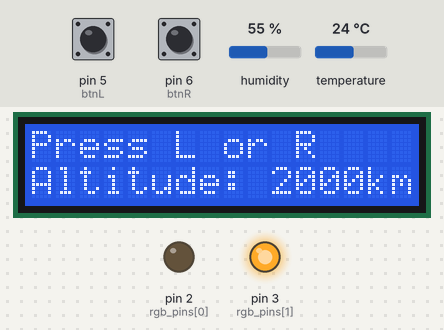
Simulated run of this sketch. Board: Arduino Uno, built with avr-gcc and run on an emulated ATmega328P. Shown: 16×2 character LCD, output pins drawn as LEDs (lit = HIGH). The inputs (shaded band) are chosen by the test bench; at power-on: pin 5 (btnL) LOW, pin 6 (btnR) LOW, humidity 55 %, temperature 24 °C.

Above: at 1.2 s.
1.3 s: pin 5 (btnL) pulled HIGH for 3.2 s
At 4.7 s:
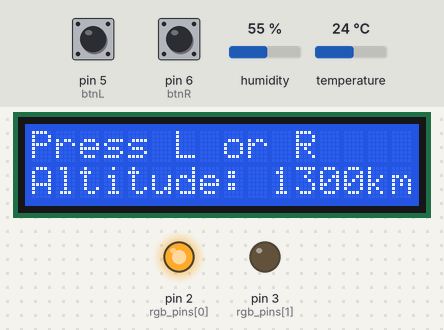
6.0 s: pin 5 (btnL) pulled HIGH for 0.15 s
At 6.6 s:
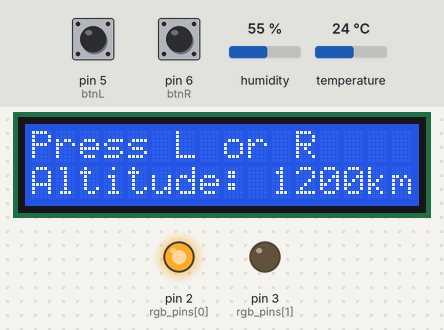
7.6 s: pin 6 (btnR) pulled HIGH for 3.2 s
At 11.8 s:
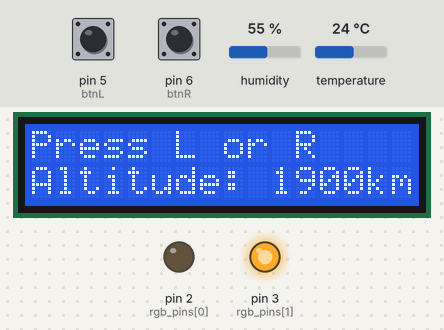
12.3 s: pin 6 (btnR) pulled HIGH for 3.2 s
At 16.6 s:
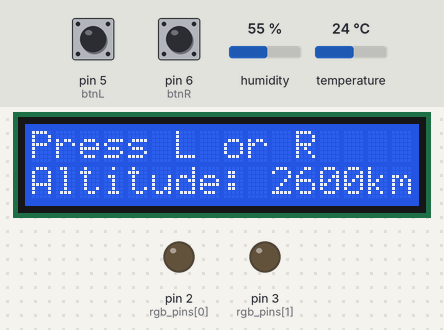
17.0 s: pin 5 (btnL) pulled HIGH for 1 s
At 18.9 s:
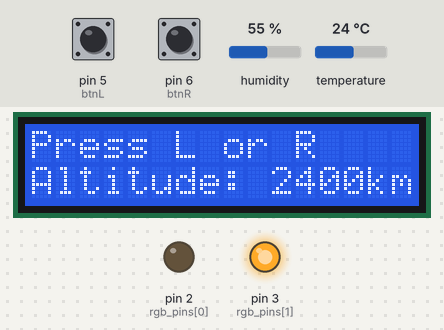
19.5 s: pin 5 (btnL) driven HIGH and pin 6 (btnR) driven HIGH
At 19.9 s:
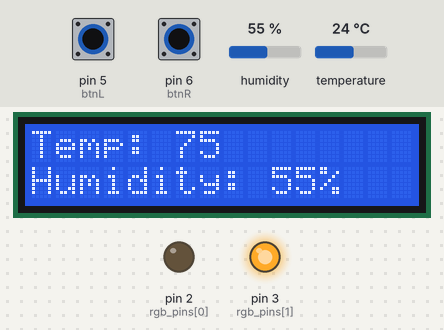
Timing chart, 0 to 22.5 s (numbered marks = the images above; inputs shaded):
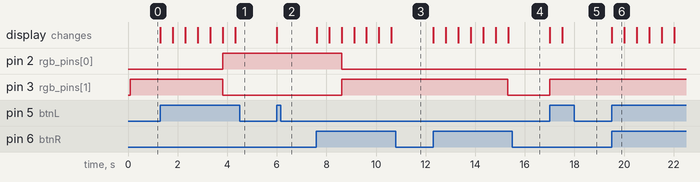

The sketch:

satelliteCodeV2.ino
```cpp
#include <LiquidCrystal.h>
#include<DHT.h>

#define DHTTYPE DHT11   // DHT 11 type
#define DELAY 1000 // time delay for data taking
#define BTN_DELAY 500

enum states {
  MOVE = 0,
  RECEIVE
};

uint8_t currentState = MOVE; // initial state

const int DHT_pin = 7; // DHT pin
DHT dht(DHT_pin, DHTTYPE); // DHT sensor declaration

// rgb pins             R  G  B
const int rgb_pins[] = {2, 3, 4};

// initialize the library by associating any needed LCD interface pin
// with the arduino pin number it is connected to
const int rs = 8, en = 9, d4 = 10, d5 = 11, d6 = 12, d7 = 13;
LiquidCrystal lcd(rs, en, d4, d5, d6, d7);
bool clearFlag = false; // flag to clear screen

// button pins
const int btnL = 5;
const int btnR = 6;
long pastBtn = 0;


long pastTime = 0;

int altitude = 2000; // altitude of satellite
int received = 0; // check if we're done receiving data

void setup() {
  lcd.begin(16, 2); // set up LCD number of columns and rows
  Serial.begin(9600); // baud rate

  pinMode(btnL, INPUT);
  pinMode(btnR, INPUT);

  dht.begin(); // start DHT module

  for (int i = 0; i < 2; i++) { // set rbg as outputs
    pinMode(rgb_pins[i], OUTPUT);
  }
}

void loop() {
  float t = dht.readTemperature(true); // read temperature

  int lread = digitalRead(btnL);
  int rread = digitalRead(btnR);

  if (lread && rread && (millis() - pastBtn > BTN_DELAY)) {
    lcd.clear();
    pastBtn = millis();
    currentState ^= 1;
  };

  switch(currentState) {
    case MOVE:
      moveSat(lread, rread);
      break;

    case RECEIVE:
      receiveData();
      break;
  }

}

void moveSat(int lread, int rread) {

  if (rread && (millis() - pastBtn > BTN_DELAY) && altitude < 4000){
    pastBtn = millis();
    altitude += 100;
  }

  if (lread && (millis() - pastBtn > BTN_DELAY) && altitude > 1000){
    pastBtn = millis();
    altitude -= 100;
  }

  if (altitude < 1500) {
    rgb_color(255, 0, 0);
  }
  else if (altitude > 2500) {
    rgb_color(0, 0, 255);
  }
  else {
    rgb_color(0, 255, 0);
  }

  // update LCd screen
  lcd.print("Press L or R");
  lcd.setCursor(0, 1);
  lcd.print("Altitude: ");
  lcd.print(altitude);
  lcd.print("km");
}


/*
 * receiveData()
 * receive state function
 * prints temperature sensor to the LCD screen
 */
void receiveData() {

  if (millis() - pastTime > DELAY) { // take data sample every second
    pastTime = millis(); // update last time we took measurement
    float h = dht.readHumidity();
    float t = dht.readTemperature(true);

    lcd.setCursor(0, 0);
    lcd.print("Temp: ");
    lcd.setCursor(6, 0);
    lcd.print((int)t);
    lcd.setCursor(0, 1);
    lcd.print("Humidity: ");
    lcd.print((int)h);
    lcd.print("%");
  }
}

/*
 * rgb_color()
 * function to send colors to the RGB led
 * module
 */
void rgb_color(int r, int g, int b) {
  digitalWrite(rgb_pins[0], r);
  digitalWrite(rgb_pins[1], g);
  digitalWrite(rgb_pins[2], b);
}
```

Measured:
- after the input at 1.3 s, pin 2 (rgb_pins[0]): LOW → HIGH after 2.5 s; pin 3 (rgb_pins[1]): HIGH → LOW after 2.5 s; the display: first changes at once (image 1 shows a later state)
- after the input at 6.0 s, the display: changes at once (image 2)
- after the input at 7.6 s, pin 2 (rgb_pins[0]): HIGH → LOW after 1.0 s; pin 3 (rgb_pins[1]): LOW → HIGH after 1.0 s; the display: first changes at once (image 3 shows a later state)
- after the input at 12.3 s, pin 3 (rgb_pins[1]): HIGH → LOW after 3.0 s; the display: first changes at once (image 4 shows a later state)
- after the input at 17.0 s, pin 3 (rgb_pins[1]): LOW → HIGH at once; the display: first changes at once (image 5 shows a later state)
- after the input at 19.5 s, the display: changes at once (image 6)
- what the display in image 6 shows lasts 0.5 s, from 19.5 s to 20.0 s
